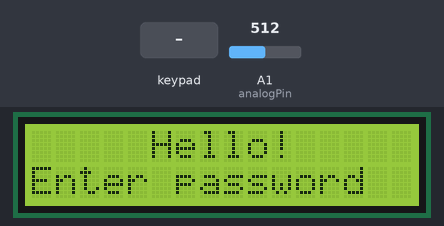
Bench run of a sketch on a simulated Arduino Uno, built with avr-gcc and run on an emulated ATmega328P. Parts: 16×2 character LCD. The test bench sets the inputs (shaded band); at power-on: A1 (analogPin) = 512. What the sketch prints to the serial monitor is not drawn.

Above: at 1.2 s.
1.3 s: keypad keys 1 2 3 4 5 # pressed 0.4 s apart
At 4.1 s:
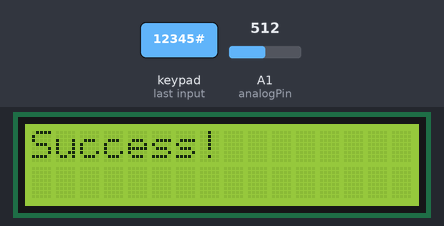
5.2 s: key 'A' pressed
At 5.8 s:
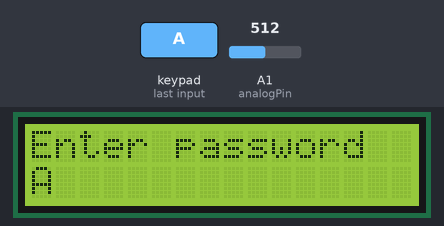
6.7 s: key 'B' pressed
At 7.1 s:
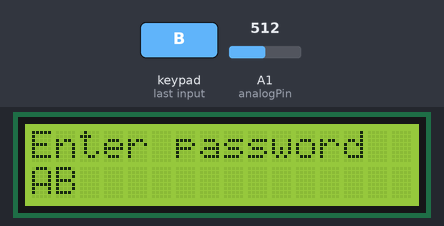
8.2 s: keypad keys 1 2 3 4 5 A pressed 0.4 s apart
At 11.1 s:
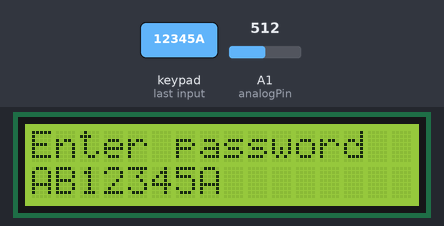
12.1 s: key 'C' pressed
At 12.7 s:
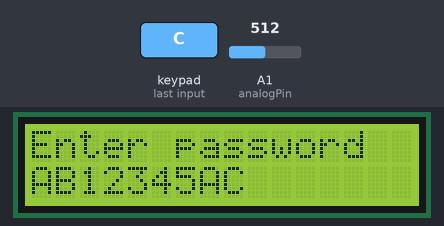
13.6 s: keypad keys 1 2 3 4 5 D pressed 0.4 s apart
At 16.6 s:
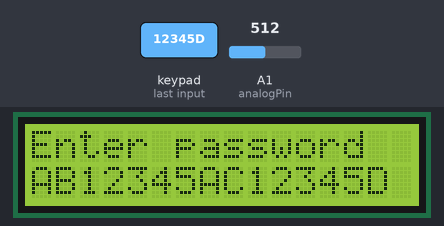
Timing chart, 0 to 18.1 s (numbered marks = the images above; inputs shaded):
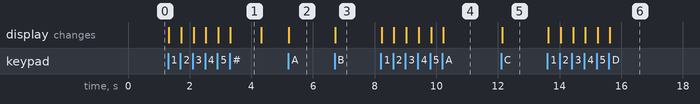

The sketch:

i2c_lcd_password.ino
```cpp
#include <Wire.h>
#include <LiquidCrystal_I2C.h>
#include <Keypad.h>
#include <SoftwareSerial.h>

//4X3 KEYPAD
const byte ROWS = 4; // 4 Rows
const byte COLS = 4; // SET 3 IF USING 4X3  Columns

// Configure the software serial pins
SoftwareSerial sim800l(10, 11); // RX, TX

//4X3 KEYPAD
// char keys[ROWS][COLS] = {
//   {'1','2','3'},
//   {'4','5','6'},
//   {'7','8','9'},
//   {'*','0','#'}
// };

// byte rowPins[ROWS] = {2, 3, 4, 5}; // Connect to the row pinouts of the keypad
// byte colPins[COLS] = {6, 7, 8}; // Connect to the column pinouts of the keypad

//4X4 KEYPAD
char keys[ROWS][COLS] = {
  {'1', '2', '3', 'A'},
  {'4', '5', '6', 'B'},
  {'7', '8', '9', 'C'},
  {'*', '0', '#', 'D'}
};

byte rowPins[ROWS] = {2, 3, 4, 5};  // Connect to the row pinouts of the keypad
byte colPins[COLS] = {6, 7, 8, 9};  // Connect to the column pinouts of the keypad

Keypad keypad = Keypad(makeKeymap(keys), rowPins, colPins, ROWS, COLS);

// Set the LCD address to 0x27 for a 16 chars and 2 line display
LiquidCrystal_I2C lcd(0x27, 16, 2); // Adjust the address if needed

String inputString = ""; // To store entered text
String comparisonString = "12345";

const String correctPassword = "1234"; // Define correct password
const String callPassword = "444"; // Define correct password
const int buzzerPin = 9; // Pin for the buzzer

const int analogPin = A1; // Analog pin to read
unsigned long lastAnalogReadTime = 0;
const unsigned long analogReadInterval = 200; // Interval for reading analog value (milliseconds)

void setup() {
  Wire.begin();  // Start I2C as master;
  lcd.begin(16, 2); // Adjust the dimensions if your LCD is different
  Serial.begin(9600); // Adjust baud rate if needed

  // Turn on the backlight (adjust if needed)
  lcd.backlight();

  // Set buzzer pin as output
  pinMode(buzzerPin, OUTPUT);

  // Initial LCD display
  lcd.clear();
  lcd.setCursor(0, 0);
  lcd.print("     Hello!     ");
  lcd.setCursor(0, 1);
  lcd.print("Enter password");
}


void loop() {
  int analogValue;
  unsigned long currentMillis = millis();

  // Read analog value at specified interval
  if (currentMillis - lastAnalogReadTime >= analogReadInterval) {
    analogValue = analogRead(analogPin);
    Serial.print("Analog Value: ");
    Serial.println(analogValue);
    lastAnalogReadTime = currentMillis;
  }

  char key = keypad.getKey();

  if (key != NO_KEY && key != '#' && key != '*') {
    inputString += key;

    lcd.clear();
    lcd.setCursor(0, 0);
    lcd.print("Enter password");
    lcd.setCursor(0, 1);
    lcd.print(inputString);
  //lcd.print("*");   //Displays asterics instead of real digits, use (key) for real digits.

  } else if (key == '#') {
    if (inputString == comparisonString) {
      lcd.clear();
      lcd.print("Success!");
      delay(1000);
      lcd.clear();
      lcd.print("Enter code:");
    } else {
      lcd.clear();
      lcd.print("Error!");
      delay(1000);
      lcd.clear();
      lcd.print("Enter code:");
    }
    inputString = "";
  }
  else if (key == '*') {
      // Clear the last entered character if '*' is pressed
      if (inputString.length() > 0) {
        inputString.remove(inputString.length() - 1);
        // Display updated entered text on LCD
        lcd.clear();
        lcd.setCursor(0, 0);
        lcd.print("Enter password");
        lcd.setCursor(0, 1);
        lcd.print(inputString);
      }
    }
}
```

Measured:
- after the input at 1.3 s, the display: first changes at once (image 1 shows a later state)
- after the input at 5.2 s, the display: changes at once (image 2)
- after the input at 6.7 s, the display: changes at once (image 3)
- after the input at 8.2 s, the display: first changes at once (image 4 shows a later state)
- after the input at 12.1 s, the display: changes at once (image 5)
- after the input at 13.6 s, the display: first changes at once (image 6 shows a later state)
- what the display in image 1 shows lasts 1.0 s, from 3.3 s to 4.3 s
